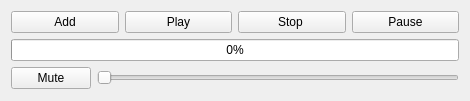
<?xml version="1.0" encoding="UTF-8"?>
<ui version="4.0">
 <class>Widget</class>
 <widget class="QWidget" name="Widget">
  <property name="geometry">
   <rect>
    <x>0</x>
    <y>0</y>
    <width>470</width>
    <height>101</height>
   </rect>
  </property>
  <property name="windowTitle">
   <string>MediaPlayer</string>
  </property>
  <layout class="QVBoxLayout" name="verticalLayout">
   <item>
    <layout class="QHBoxLayout" name="horizontalLayout">
     <item>
      <widget class="QPushButton" name="add">
       <property name="text">
        <string>Add</string>
       </property>
      </widget>
     </item>
     <item>
      <widget class="QPushButton" name="play">
       <property name="text">
        <string>Play</string>
       </property>
      </widget>
     </item>
     <item>
      <widget class="QPushButton" name="stop">
       <property name="text">
        <string>Stop </string>
       </property>
      </widget>
     </item>
     <item>
      <widget class="QPushButton" name="pause">
       <property name="text">
        <string>Pause</string>
       </property>
      </widget>
     </item>
    </layout>
   </item>
   <item>
    <widget class="QProgressBar" name="progress">
     <property name="value">
      <number>0</number>
     </property>
    </widget>
   </item>
   <item>
    <layout class="QHBoxLayout" name="horizontalLayout_2">
     <item>
      <widget class="QPushButton" name="mute">
       <property name="text">
        <string>Mute</string>
       </property>
      </widget>
     </item>
     <item>
      <widget class="QSlider" name="volume">
       <property name="orientation">
        <enum>Qt::Horizontal</enum>
       </property>
      </widget>
     </item>
    </layout>
   </item>
  </layout>
 </widget>
 <layoutdefault spacing="6" margin="11"/>
 <resources/>
 <connections/>
</ui>
